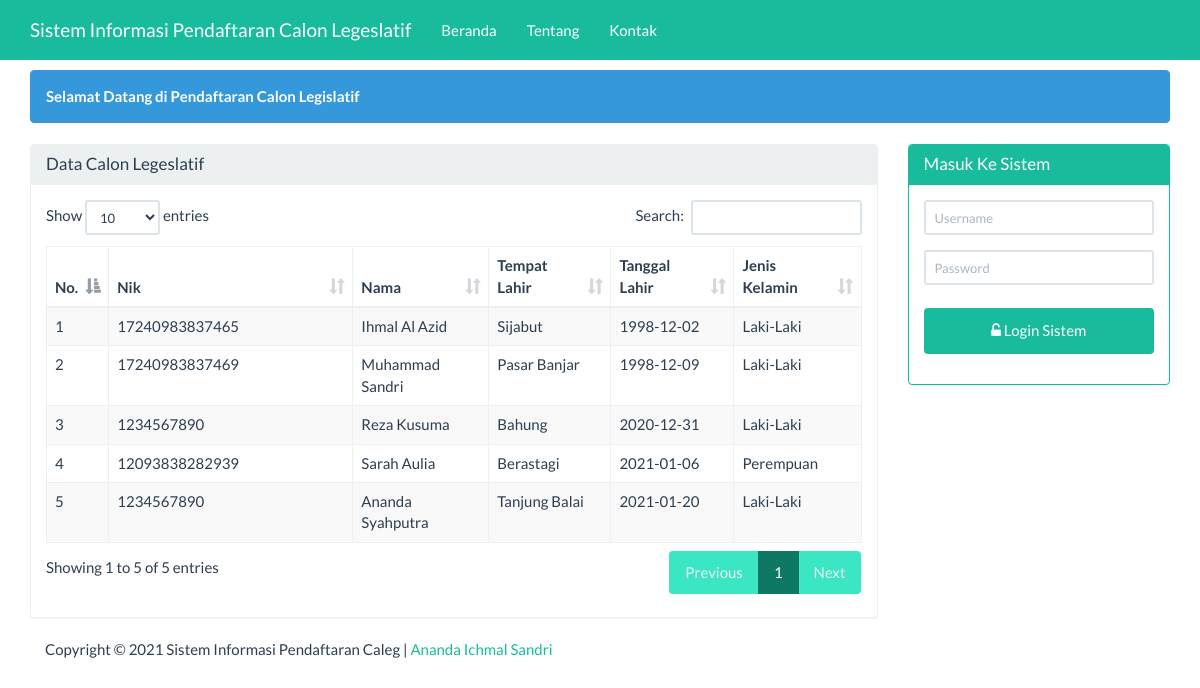
The page / on the database its author committed.
### tables this page shows
CREATE TABLE `tbl_caleg` (
  `id` int(5) NOT NULL,
  `nik` varchar(25) DEFAULT NULL,
  `nama` varchar(25) DEFAULT NULL,
  `tempat_lahir` varchar(25) DEFAULT NULL,
  `tgl_lahir` date DEFAULT NULL,
  `telp` varchar(15) DEFAULT NULL,
  `pendidikan` varchar(255) DEFAULT NULL,
  `jk` varchar(255) DEFAULT NULL
);

### beranda.php (the view, shortened to what this page needs)
<div class="container">
    <div class="row">
        <div class ="col-xs-12">
            <div class="alert alert-info">
                <strong>Selamat Datang di Pendaftaran Calon Legislatif</strong>
            </div>
        </div>
    </div>
    <div class="row">
        <div class="col-sm-9 col-xs-12">
            <div class="panel panel-default">
                <div class="panel-heading">
                    <h3 class="panel-title">Data Calon Legeslatif</h3>
                </div>
                <div class="panel-body">
                     <table id="dtskripsi" class="table table-bordered table-striped table-hover">
                        <thead>
                            <tr>
                                <th>No.</th>
                                <th width="30%">Nik</th>
                                <th>Nama</th>
                                <th>Tempat Lahir</th>
                                <th>Tanggal Lahir</th>
                                <th>Jenis Kelamin</th>
                            </tr>
                        </thead>
                        <tbody>
                            <?php
                            $sql = "SELECT * FROM tbl_caleg";
                            $query = mysqli_query($koneksi, $sql) or die("SQL Anda Salah");
                            $nomor = 0;
                            while ($data = mysqli_fetch_array($query)) {
                                $nomor++;
                                ?>
                                <tr>
                                    <td><?= $nomor ?></td>
                                    <td><?= $data['nik'] ?></td>
                                    <td><?= $data['nama'] ?></td>
                                    <td><?= $data['tempat_lahir'] ?></td>
                                    <td><?= $data['tgl_lahir'] ?></td>
                                    <td><?= $data['jk'] ?></td>
                                </tr>
                            <?php } ?>
                        </tbody>
                    </table>
                </div>
            </div>
        </div>
        <div class="col-sm-3 col-xs-12">
            <?php if (isset($_SESSION['username'])) { ?>
            <div class="alert alert-info">
                <strong>Welcome <?=$_SESSION['nama']?></strong>
            </div>
            <?php
           } else { ?>
            <div class="panel panel-success">
                <div class="panel-heading">
                    <h3 class="panel-title">Masuk Ke Sistem</h3>
                </div>
                <div class="panel-body">
                    <form class="form-horizontal" action="proses_login.php" method="post">
                        <div class="form-group">
                            <div class="col-sm-12">
                                <input type="text" name="user" class="form-control input-sm"
                                   placeholder="Username" required="" autocomplete="off"/>
                            </div>
                        </div>
                        <div class="form-group">
                            <div class="col-sm-12">
                                <input type="password" name="pwd" class="form-control input-sm"
                                   placeholder="Password" required="" autocomplete="off"/>
                            </div>
                        </div>
                        <div class="form-group">
                            <div class="col-sm-12">
                                <button type="submit" name="login" value="login"
                                        class="btn btn-success btn-block"><span class="fa fa-unlock-alt"></span>
                                    Login Sistem
                                </button>
                            </div>
                    </form>
                </div>
            </div>
        </div>
            <?php } ?>
    </div>
</div>

### index.php (shortened to what this page needs)
<!DOCTYPE html>
<html>
    <head>
        <link href="Assets/css/bootstrap.min.css" rel="stylesheet" type="text/css"/>
        <link href="Assets/css/dataTables.bootstrap.min.css" rel="stylesheet" type="text/css"/>
        <link href="Assets/font-awesome-4.5.0/css/font-awesome.min.css" rel="stylesheet" type="text/css"/>
    </head>
    <body>
        <?php
        require 'menu.php';
        ?>
        <?php
        require 'content.php';
        ?>
        <?php
        require 'footer.php';
        ?>
    </body>
    </html>

### menu.php (shortened to what this page needs)
<nav class="navbar navbar-inverse navbar-fixed-top">
    <div class="container">
        <div class="navbar-header">
            <a class="navbar-brand" href="?page=utama">Sistem Informasi Pendaftaran Calon Legeslatif</a>
        </div>
        <div id="navbar" class="navbar-collapse collapse">
            <ul class="nav navbar-nav">
                <li><a href="?page=utama">Beranda</a></li>
                <li><a href="?page=about&actions=tampil">Tentang</a></li>
                <li><a href="?page=kontak&actions=tampil">Kontak</a></li>
            </ul>
        </div>
    </div>
</nav>

### content.php (shortened to what this page needs)
<?php
@$page=$_GET['page'];
if(empty ($page)){
    require 'beranda.php';
}

### footer.php
<div class="container">
    <div class="row">
        <div class="col-xs-12">
            Copyright &COPY; <?= date('Y')?> Sistem Informasi Pendaftaran Caleg |
            <a href="#">Ananda</a>
            <a href="#">Ichmal</a>
            <a href="#">Sandri</a>
        </div>
    </div>
</div>

### index.php (style rules this page uses)
body { margin-top:70px; }
button { background-color: #4CAF50; color: white; padding: 14px 20px; margin: 8px 0; border: none; cursor: pointer; width: 100%; }

### rows shown on the page
tbl_caleg: nik "17240983837465", nama "Ihmal Al Azid", tempat_lahir "Sijabut", tgl_lahir "1998-12-02", jk "Laki-Laki"
tbl_caleg: nik "17240983837469", nama "Muhammad Sandri", tempat_lahir "Pasar Banjar", tgl_lahir "1998-12-09", jk "Laki-Laki"
tbl_caleg: nik "1234567890", nama "Reza Kusuma", tempat_lahir "Bahung", tgl_lahir "2020-12-31", jk "Laki-Laki"
tbl_caleg: nik "12093838282939", nama "Sarah Aulia", tempat_lahir "Berastagi", tgl_lahir "2021-01-06", jk "Perempuan"
tbl_caleg: nik "1234567890", nama "Ananda Syahputra", tempat_lahir "Tanjung Balai", tgl_lahir "2021-01-20", jk "Laki-Laki"
